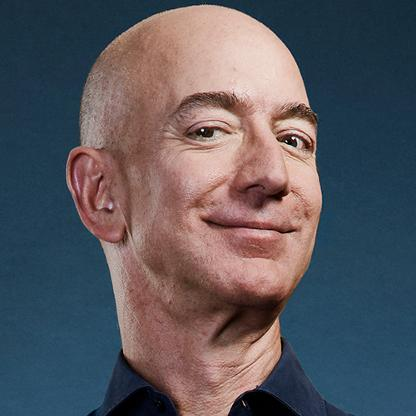
#> input picture OpenCV/OpenCVTests/beezos.png, 416 x 416 px
$ python 'finding pic in pic lol.py'
#> lines starting #> are read from the running program, lines starting #| are printed output that depends on the picture; after the words box and inside, x2 and y2 are one past the last pixel; in counts of white or black regions, pixels touching at a corner belong together
import cv2
import numpy as np

img = cv2.imread("beezos.png")
#> img is the input picture: shape (416, 416, 3); mean B, G, R 94.2, 87.8, 90.1
gray_img = cv2.cvtColor(img, cv2.COLOR_BGR2GRAY)
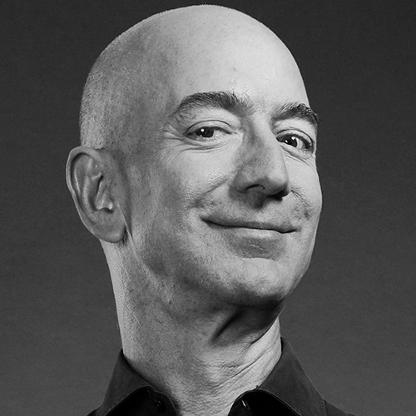
#> gray_img: shape (416, 416); min 0, max 253, mean 89.2
template = cv2.imread("beezosface.png", 0)
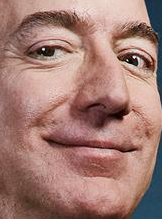
#> input picture OpenCV/OpenCVTests/beezosface.png, 162 x 219 px
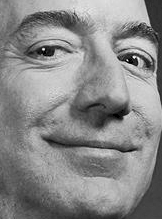
#> template: shape (219, 162); min 0, max 253, mean 136.7
w, h = template.shape[::-1]
#> w = 162; h = 219

res = cv2.matchTemplate(gray_img, template, cv2.TM_CCOEFF_NORMED)
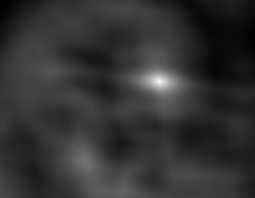
#> res: shape (198, 255) float32; min -0.142, max 1, mean 0.0861; drawn with min black and max white
threshold = 0.9
loc = np.where(res>=threshold)
#> loc = 11 positions, rows 80 to 82, columns 157 to 161

for pt in zip(*loc[::-1]):
    cv2.rectangle(img, pt, (pt[0]+w, pt[1]+h), (0,255,0), 2)
#> this loop made 11 passes
#> pt on passes 1 to 11: (158, 80), (159, 80), (160, 80), (157, 81), (158, 81), (159, 81), (160, 81), (161, 81), (158, 82), (159, 82), (160, 82)
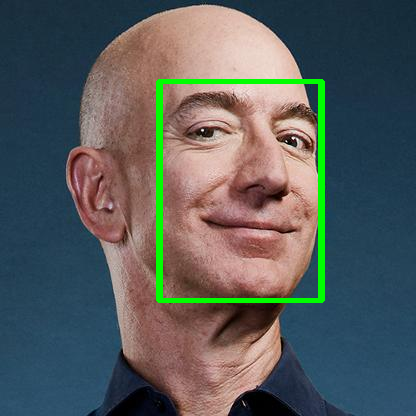
#> img: shape (416, 416, 3); 2.7% of pixels changed, all inside (x1, y1, x2, y2) = (156, 79, 325, 303)

cv2.imshow("lol", img)
cv2.waitKey(0)
cv2.destroyAllWindows()
